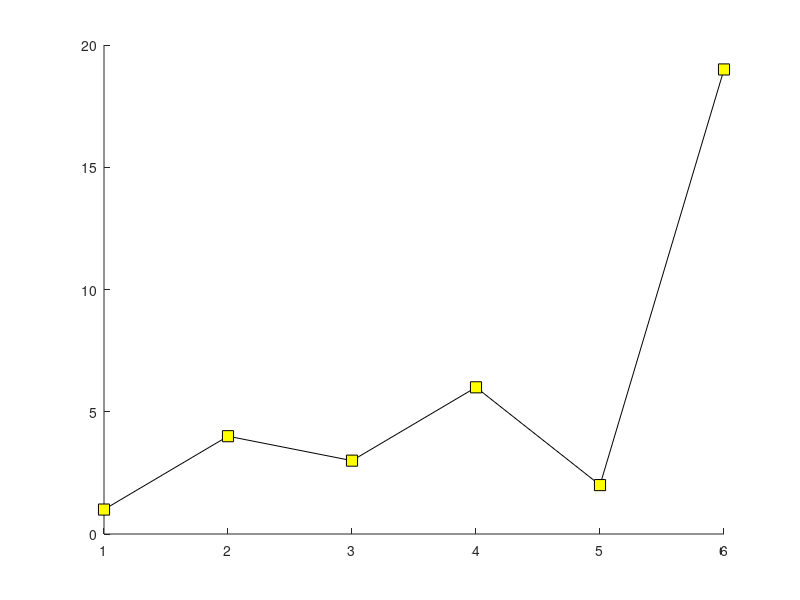

Reproduce this figure in MATLAB. (Note: this script raises an error after producing the figure.)
%%
clc; close all; clear all;

% get the landscape
signal  = [1 4 3 6 2 19];
timevec = 1:length(signal);

figure(1), clf, hold on
h = plot(timevec,signal,'ks-','markersize',8,'markerfacecolor','y');

%% two methods of extrapolation

times2extrap = -length(signal):2*length(signal);

% extrapolate using linear and spline methods.
Flin  = griddedInterpolant(timevec,signal,'linear');
Fspl  = griddedInterpolant(timevec,signal,'spline');

% query data points
extrapLin = Flin(times2extrap);
extrapSpl = Fspl(times2extrap);

%% plot them

% linear
plot(times2extrap,extrapLin,'ro-','markersize',10,'markerfacecolor','w')

% spline
plot(times2extrap,extrapSpl,'bp-','markersize',10,'markerfacecolor','w')

legend({'original';'linear';'spline'},'location','northwest')
uistack(h,'top') % put original signal on top
zoom on
